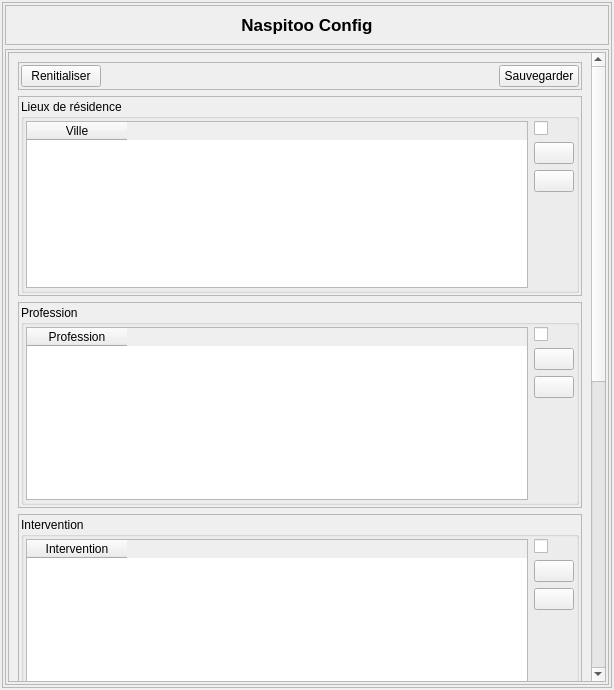
<?xml version="1.0" encoding="UTF-8"?>
<ui version="4.0">
 <class>NsConfig</class>
 <widget class="QWidget" name="NsConfig">
  <property name="geometry">
   <rect>
    <x>0</x>
    <y>0</y>
    <width>614</width>
    <height>690</height>
   </rect>
  </property>
  <property name="windowTitle">
   <string>Form</string>
  </property>
  <layout class="QVBoxLayout" name="verticalLayout">
   <property name="spacing">
    <number>2</number>
   </property>
   <property name="leftMargin">
    <number>2</number>
   </property>
   <property name="topMargin">
    <number>2</number>
   </property>
   <property name="rightMargin">
    <number>2</number>
   </property>
   <property name="bottomMargin">
    <number>2</number>
   </property>
   <item>
    <widget class="QFrame" name="frame">
     <property name="frameShape">
      <enum>QFrame::StyledPanel</enum>
     </property>
     <property name="frameShadow">
      <enum>QFrame::Raised</enum>
     </property>
     <layout class="QVBoxLayout" name="verticalLayout_2">
      <property name="spacing">
       <number>4</number>
      </property>
      <property name="leftMargin">
       <number>2</number>
      </property>
      <property name="topMargin">
       <number>2</number>
      </property>
      <property name="rightMargin">
       <number>2</number>
      </property>
      <property name="bottomMargin">
       <number>2</number>
      </property>
      <item alignment="Qt::AlignTop">
       <widget class="QFrame" name="frame_2">
        <property name="frameShape">
         <enum>QFrame::StyledPanel</enum>
        </property>
        <property name="frameShadow">
         <enum>QFrame::Raised</enum>
        </property>
        <layout class="QVBoxLayout" name="verticalLayout_3">
         <item>
          <widget class="QLabel" name="label">
           <property name="font">
            <font>
             <pointsize>13</pointsize>
             <weight>75</weight>
             <bold>true</bold>
            </font>
           </property>
           <property name="text">
            <string>Naspitoo Config</string>
           </property>
           <property name="alignment">
            <set>Qt::AlignCenter</set>
           </property>
          </widget>
         </item>
        </layout>
       </widget>
      </item>
      <item>
       <widget class="QFrame" name="frame_3">
        <property name="sizePolicy">
         <sizepolicy hsizetype="Preferred" vsizetype="Expanding">
          <horstretch>0</horstretch>
          <verstretch>0</verstretch>
         </sizepolicy>
        </property>
        <property name="frameShape">
         <enum>QFrame::StyledPanel</enum>
        </property>
        <property name="frameShadow">
         <enum>QFrame::Raised</enum>
        </property>
        <layout class="QVBoxLayout" name="verticalLayout_4">
         <property name="leftMargin">
          <number>2</number>
         </property>
         <property name="topMargin">
          <number>2</number>
         </property>
         <property name="rightMargin">
          <number>2</number>
         </property>
         <property name="bottomMargin">
          <number>2</number>
         </property>
         <item>
          <widget class="QScrollArea" name="scrollArea">
           <property name="widgetResizable">
            <bool>true</bool>
           </property>
           <widget class="QWidget" name="scrollAreaWidgetContents">
            <property name="geometry">
             <rect>
              <x>0</x>
              <y>0</y>
              <width>582</width>
              <height>1234</height>
             </rect>
            </property>
            <layout class="QVBoxLayout" name="verticalLayout_7">
             <item>
              <widget class="QFrame" name="frame_7">
               <property name="frameShape">
                <enum>QFrame::StyledPanel</enum>
               </property>
               <property name="frameShadow">
                <enum>QFrame::Raised</enum>
               </property>
               <layout class="QHBoxLayout" name="horizontalLayout_4">
                <property name="spacing">
                 <number>3</number>
                </property>
                <property name="leftMargin">
                 <number>2</number>
                </property>
                <property name="topMargin">
                 <number>2</number>
                </property>
                <property name="rightMargin">
                 <number>2</number>
                </property>
                <property name="bottomMargin">
                 <number>2</number>
                </property>
                <item alignment="Qt::AlignLeft">
                 <widget class="QPushButton" name="btnreset">
                  <property name="text">
                   <string>Renitialiser</string>
                  </property>
                  <property name="icon">
                   <iconset resource="images.qrc">
                    <normaloff>:/images/images/reset.svg</normaloff>:/images/images/reset.svg</iconset>
                  </property>
                 </widget>
                </item>
                <item alignment="Qt::AlignRight">
                 <widget class="QPushButton" name="btnsaveconfig">
                  <property name="text">
                   <string>Sauvegarder</string>
                  </property>
                  <property name="icon">
                   <iconset resource="images.qrc">
                    <normaloff>:/images/images/document-save.svg</normaloff>:/images/images/document-save.svg</iconset>
                  </property>
                 </widget>
                </item>
               </layout>
              </widget>
             </item>
             <item>
              <widget class="QFrame" name="frame_4">
               <property name="minimumSize">
                <size>
                 <width>0</width>
                 <height>200</height>
                </size>
               </property>
               <property name="styleSheet">
                <string notr="true">QFrame#frame_4{
	height:100%;
}</string>
               </property>
               <property name="frameShape">
                <enum>QFrame::StyledPanel</enum>
               </property>
               <property name="frameShadow">
                <enum>QFrame::Raised</enum>
               </property>
               <layout class="QVBoxLayout" name="verticalLayout_5">
                <property name="leftMargin">
                 <number>2</number>
                </property>
                <property name="topMargin">
                 <number>2</number>
                </property>
                <property name="rightMargin">
                 <number>2</number>
                </property>
                <property name="bottomMargin">
                 <number>2</number>
                </property>
                <item>
                 <widget class="QGroupBox" name="groupBox">
                  <property name="title">
                   <string>Lieux de résidence</string>
                  </property>
                  <layout class="QHBoxLayout" name="horizontalLayout_2">
                   <property name="leftMargin">
                    <number>2</number>
                   </property>
                   <property name="topMargin">
                    <number>2</number>
                   </property>
                   <property name="rightMargin">
                    <number>2</number>
                   </property>
                   <property name="bottomMargin">
                    <number>2</number>
                   </property>
                   <item>
                    <widget class="QTableWidget" name="villetable">
                     <property name="alternatingRowColors">
                      <bool>false</bool>
                     </property>
                     <property name="rowCount">
                      <number>0</number>
                     </property>
                     <attribute name="horizontalHeaderStretchLastSection">
                      <bool>false</bool>
                     </attribute>
                     <column>
                      <property name="text">
                       <string>Ville</string>
                      </property>
                     </column>
                    </widget>
                   </item>
                   <item>
                    <layout class="QVBoxLayout" name="verticalLayout_9">
                     <item>
                      <widget class="QCheckBox" name="activateville">
                       <property name="text">
                        <string/>
                       </property>
                      </widget>
                     </item>
                     <item>
                      <widget class="QPushButton" name="btnaddville">
                       <property name="text">
                        <string/>
                       </property>
                       <property name="icon">
                        <iconset resource="images.qrc">
                         <normaloff>:/images/images/add.svg</normaloff>:/images/images/add.svg</iconset>
                       </property>
                      </widget>
                     </item>
                     <item>
                      <widget class="QPushButton" name="btnremoveville">
                       <property name="text">
                        <string/>
                       </property>
                       <property name="icon">
                        <iconset resource="images.qrc">
                         <normaloff>:/images/images/minus.svg</normaloff>:/images/images/minus.svg</iconset>
                       </property>
                      </widget>
                     </item>
                     <item>
                      <spacer name="verticalSpacer">
                       <property name="orientation">
                        <enum>Qt::Vertical</enum>
                       </property>
                       <property name="sizeHint" stdset="0">
                        <size>
                         <width>20</width>
                         <height>40</height>
                        </size>
                       </property>
                      </spacer>
                     </item>
                    </layout>
                   </item>
                  </layout>
                 </widget>
                </item>
               </layout>
              </widget>
             </item>
             <item>
              <widget class="QFrame" name="frame_5">
               <property name="frameShape">
                <enum>QFrame::StyledPanel</enum>
               </property>
               <property name="frameShadow">
                <enum>QFrame::Raised</enum>
               </property>
               <layout class="QVBoxLayout" name="verticalLayout_6">
                <property name="leftMargin">
                 <number>2</number>
                </property>
                <property name="topMargin">
                 <number>2</number>
                </property>
                <property name="rightMargin">
                 <number>2</number>
                </property>
                <property name="bottomMargin">
                 <number>2</number>
                </property>
                <item>
                 <widget class="QGroupBox" name="groupBox_2">
                  <property name="minimumSize">
                   <size>
                    <width>0</width>
                    <height>200</height>
                   </size>
                  </property>
                  <property name="title">
                   <string>Profession</string>
                  </property>
                  <layout class="QHBoxLayout" name="horizontalLayout">
                   <property name="leftMargin">
                    <number>2</number>
                   </property>
                   <property name="topMargin">
                    <number>2</number>
                   </property>
                   <property name="rightMargin">
                    <number>2</number>
                   </property>
                   <property name="bottomMargin">
                    <number>2</number>
                   </property>
                   <item>
                    <widget class="QTableWidget" name="professiontable">
                     <attribute name="horizontalHeaderStretchLastSection">
                      <bool>false</bool>
                     </attribute>
                     <column>
                      <property name="text">
                       <string>Profession</string>
                      </property>
                     </column>
                    </widget>
                   </item>
                   <item>
                    <layout class="QVBoxLayout" name="verticalLayout_10">
                     <item>
                      <widget class="QCheckBox" name="activateprof">
                       <property name="text">
                        <string/>
                       </property>
                      </widget>
                     </item>
                     <item>
                      <widget class="QPushButton" name="btnaddpro">
                       <property name="text">
                        <string/>
                       </property>
                       <property name="icon">
                        <iconset resource="images.qrc">
                         <normaloff>:/images/images/add.svg</normaloff>:/images/images/add.svg</iconset>
                       </property>
                      </widget>
                     </item>
                     <item>
                      <widget class="QPushButton" name="btnremovepro">
                       <property name="text">
                        <string/>
                       </property>
                       <property name="icon">
                        <iconset resource="images.qrc">
                         <normaloff>:/images/images/minus.svg</normaloff>:/images/images/minus.svg</iconset>
                       </property>
                      </widget>
                     </item>
                     <item>
                      <spacer name="verticalSpacer_2">
                       <property name="orientation">
                        <enum>Qt::Vertical</enum>
                       </property>
                       <property name="sizeHint" stdset="0">
                        <size>
                         <width>20</width>
                         <height>40</height>
                        </size>
                       </property>
                      </spacer>
                     </item>
                    </layout>
                   </item>
                  </layout>
                 </widget>
                </item>
               </layout>
              </widget>
             </item>
             <item>
              <widget class="QFrame" name="frame_6">
               <property name="frameShape">
                <enum>QFrame::StyledPanel</enum>
               </property>
               <property name="frameShadow">
                <enum>QFrame::Raised</enum>
               </property>
               <layout class="QVBoxLayout" name="verticalLayout_8">
                <property name="leftMargin">
                 <number>2</number>
                </property>
                <property name="topMargin">
                 <number>2</number>
                </property>
                <property name="rightMargin">
                 <number>2</number>
                </property>
                <property name="bottomMargin">
                 <number>2</number>
                </property>
                <item>
                 <widget class="QGroupBox" name="groupBox_3">
                  <property name="minimumSize">
                   <size>
                    <width>0</width>
                    <height>200</height>
                   </size>
                  </property>
                  <property name="title">
                   <string>Intervention</string>
                  </property>
                  <layout class="QHBoxLayout" name="horizontalLayout_3">
                   <property name="leftMargin">
                    <number>2</number>
                   </property>
                   <property name="topMargin">
                    <number>2</number>
                   </property>
                   <property name="rightMargin">
                    <number>2</number>
                   </property>
                   <property name="bottomMargin">
                    <number>2</number>
                   </property>
                   <item>
                    <widget class="QTableWidget" name="interventiontable">
                     <attribute name="horizontalHeaderStretchLastSection">
                      <bool>false</bool>
                     </attribute>
                     <column>
                      <property name="text">
                       <string>Intervention</string>
                      </property>
                     </column>
                    </widget>
                   </item>
                   <item>
                    <layout class="QVBoxLayout" name="verticalLayout_11">
                     <item>
                      <widget class="QCheckBox" name="activateint">
                       <property name="text">
                        <string/>
                       </property>
                      </widget>
                     </item>
                     <item>
                      <widget class="QPushButton" name="btnaddinter">
                       <property name="text">
                        <string/>
                       </property>
                       <property name="icon">
                        <iconset resource="images.qrc">
                         <normaloff>:/images/images/add.svg</normaloff>:/images/images/add.svg</iconset>
                       </property>
                      </widget>
                     </item>
                     <item>
                      <widget class="QPushButton" name="btnremoveinter">
                       <property name="text">
                        <string/>
                       </property>
                       <property name="icon">
                        <iconset resource="images.qrc">
                         <normaloff>:/images/images/minus.svg</normaloff>:/images/images/minus.svg</iconset>
                       </property>
                      </widget>
                     </item>
                     <item>
                      <spacer name="verticalSpacer_3">
                       <property name="orientation">
                        <enum>Qt::Vertical</enum>
                       </property>
                       <property name="sizeHint" stdset="0">
                        <size>
                         <width>20</width>
                         <height>40</height>
                        </size>
                       </property>
                      </spacer>
                     </item>
                    </layout>
                   </item>
                  </layout>
                 </widget>
                </item>
               </layout>
              </widget>
             </item>
             <item>
              <widget class="QFrame" name="frame_8">
               <property name="frameShape">
                <enum>QFrame::StyledPanel</enum>
               </property>
               <property name="frameShadow">
                <enum>QFrame::Raised</enum>
               </property>
               <layout class="QVBoxLayout" name="verticalLayout_12">
                <property name="leftMargin">
                 <number>2</number>
                </property>
                <property name="topMargin">
                 <number>2</number>
                </property>
                <property name="rightMargin">
                 <number>2</number>
                </property>
                <property name="bottomMargin">
                 <number>2</number>
                </property>
                <item>
                 <widget class="QGroupBox" name="groupBox_4">
                  <property name="minimumSize">
                   <size>
                    <width>0</width>
                    <height>200</height>
                   </size>
                  </property>
                  <property name="title">
                   <string>Annee de la dernier participation</string>
                  </property>
                  <layout class="QHBoxLayout" name="horizontalLayout_5">
                   <property name="leftMargin">
                    <number>2</number>
                   </property>
                   <property name="topMargin">
                    <number>2</number>
                   </property>
                   <property name="rightMargin">
                    <number>2</number>
                   </property>
                   <property name="bottomMargin">
                    <number>2</number>
                   </property>
                   <item>
                    <widget class="QTableWidget" name="anneetable">
                     <attribute name="horizontalHeaderDefaultSectionSize">
                      <number>210</number>
                     </attribute>
                     <attribute name="horizontalHeaderStretchLastSection">
                      <bool>false</bool>
                     </attribute>
                     <attribute name="verticalHeaderStretchLastSection">
                      <bool>false</bool>
                     </attribute>
                     <column>
                      <property name="text">
                       <string>Dernier annee de participation</string>
                      </property>
                     </column>
                    </widget>
                   </item>
                   <item>
                    <layout class="QVBoxLayout" name="verticalLayout_13">
                     <item>
                      <widget class="QCheckBox" name="activateyear">
                       <property name="text">
                        <string/>
                       </property>
                      </widget>
                     </item>
                     <item>
                      <widget class="QPushButton" name="btnaddyear">
                       <property name="text">
                        <string/>
                       </property>
                       <property name="icon">
                        <iconset resource="images.qrc">
                         <normaloff>:/images/images/add.svg</normaloff>:/images/images/add.svg</iconset>
                       </property>
                      </widget>
                     </item>
                     <item>
                      <widget class="QPushButton" name="btnremoveyear">
                       <property name="text">
                        <string/>
                       </property>
                       <property name="icon">
                        <iconset resource="images.qrc">
                         <normaloff>:/images/images/minus.svg</normaloff>:/images/images/minus.svg</iconset>
                       </property>
                      </widget>
                     </item>
                     <item>
                      <spacer name="verticalSpacer_4">
                       <property name="orientation">
                        <enum>Qt::Vertical</enum>
                       </property>
                       <property name="sizeHint" stdset="0">
                        <size>
                         <width>20</width>
                         <height>40</height>
                        </size>
                       </property>
                      </spacer>
                     </item>
                    </layout>
                   </item>
                  </layout>
                 </widget>
                </item>
               </layout>
              </widget>
             </item>
             <item>
              <layout class="QHBoxLayout" name="horizontalLayout_10">
               <property name="spacing">
                <number>2</number>
               </property>
               <item>
                <widget class="QFrame" name="frame_9">
                 <property name="styleSheet">
                  <string notr="true">QPushButton{
	height:30px;
}

QPushButton#btnchoosesqlitefile{
	height:20%;
}</string>
                 </property>
                 <property name="frameShape">
                  <enum>QFrame::StyledPanel</enum>
                 </property>
                 <property name="frameShadow">
                  <enum>QFrame::Raised</enum>
                 </property>
                 <layout class="QVBoxLayout" name="verticalLayout_14">
                  <property name="leftMargin">
                   <number>2</number>
                  </property>
                  <property name="topMargin">
                   <number>2</number>
                  </property>
                  <property name="rightMargin">
                   <number>2</number>
                  </property>
                  <property name="bottomMargin">
                   <number>2</number>
                  </property>
                  <item>
                   <widget class="QFrame" name="frame_11">
                    <property name="frameShape">
                     <enum>QFrame::StyledPanel</enum>
                    </property>
                    <property name="frameShadow">
                     <enum>QFrame::Raised</enum>
                    </property>
                    <layout class="QVBoxLayout" name="verticalLayout_17">
                     <item>
                      <widget class="QLabel" name="label_7">
                       <property name="font">
                        <font>
                         <pointsize>15</pointsize>
                         <weight>50</weight>
                         <italic>false</italic>
                         <bold>false</bold>
                        </font>
                       </property>
                       <property name="text">
                        <string>Connecter vous a une base de donnee</string>
                       </property>
                      </widget>
                     </item>
                    </layout>
                   </widget>
                  </item>
                  <item>
                   <widget class="QFrame" name="errorslideframe">
                    <property name="maximumSize">
                     <size>
                      <width>16777215</width>
                      <height>0</height>
                     </size>
                    </property>
                    <property name="styleSheet">
                     <string notr="true">QFrame#errorslideframe{
	border:0.5px solid rgb(171,171,171);
	border-left:6px solid red; 
}</string>
                    </property>
                    <property name="frameShape">
                     <enum>QFrame::StyledPanel</enum>
                    </property>
                    <property name="frameShadow">
                     <enum>QFrame::Raised</enum>
                    </property>
                    <layout class="QHBoxLayout" name="horizontalLayout_6">
                     <item>
                      <widget class="QLabel" name="mysqldatabaseerrorconnextion">
                       <property name="text">
                        <string>connexion Error !          {}</string>
                       </property>
                      </widget>
                     </item>
                    </layout>
                   </widget>
                  </item>
                  <item>
                   <widget class="QGroupBox" name="groupBox_5">
                    <property name="font">
                     <font>
                      <weight>75</weight>
                      <bold>true</bold>
                     </font>
                    </property>
                    <property name="styleSheet">
                     <string notr="true">QGroupBox{
font-weight:bold;
}</string>
                    </property>
                    <property name="title">
                     <string>Type de base de donnée</string>
                    </property>
                    <layout class="QVBoxLayout" name="verticalLayout_15">
                     <property name="leftMargin">
                      <number>1</number>
                     </property>
                     <property name="topMargin">
                      <number>1</number>
                     </property>
                     <property name="rightMargin">
                      <number>1</number>
                     </property>
                     <property name="bottomMargin">
                      <number>1</number>
                     </property>
                     <item>
                      <widget class="QFrame" name="frame_12">
                       <property name="frameShape">
                        <enum>QFrame::StyledPanel</enum>
                       </property>
                       <property name="frameShadow">
                        <enum>QFrame::Raised</enum>
                       </property>
                       <layout class="QHBoxLayout" name="horizontalLayout_12">
                        <item>
                         <widget class="QRadioButton" name="radiomysql">
                          <property name="text">
                           <string>Mysql</string>
                          </property>
                          <property name="icon">
                           <iconset resource="images.qrc">
                            <normaloff>:/images/images/1200px-MySQL.png</normaloff>:/images/images/1200px-MySQL.png</iconset>
                          </property>
                          <property name="iconSize">
                           <size>
                            <width>32</width>
                            <height>23</height>
                           </size>
                          </property>
                         </widget>
                        </item>
                        <item>
                         <widget class="QRadioButton" name="radiosqlite">
                          <property name="text">
                           <string>Sqlite</string>
                          </property>
                          <property name="icon">
                           <iconset resource="images.qrc">
                            <normaloff>:/images/images/1280px-SQLite370.svg.png</normaloff>:/images/images/1280px-SQLite370.svg.png</iconset>
                          </property>
                          <property name="iconSize">
                           <size>
                            <width>32</width>
                            <height>23</height>
                           </size>
                          </property>
                          <property name="checked">
                           <bool>true</bool>
                          </property>
                         </widget>
                        </item>
                       </layout>
                      </widget>
                     </item>
                     <item>
                      <widget class="QTabWidget" name="tabWidget">
                       <property name="currentIndex">
                        <number>1</number>
                       </property>
                       <property name="iconSize">
                        <size>
                         <width>32</width>
                         <height>23</height>
                        </size>
                       </property>
                       <widget class="QWidget" name="tab">
                        <attribute name="icon">
                         <iconset>
                          <normaloff>:/images/images/1200px-MySQL.svg.png</normaloff>:/images/images/1200px-MySQL.svg.png</iconset>
                        </attribute>
                        <attribute name="title">
                         <string>MySql       </string>
                        </attribute>
                        <layout class="QVBoxLayout" name="verticalLayout_16">
                         <item>
                          <layout class="QGridLayout" name="gridLayout">
                           <item row="1" column="1">
                            <widget class="QLineEdit" name="username">
                             <property name="text">
                              <string>root</string>
                             </property>
                            </widget>
                           </item>
                           <item row="2" column="0">
                            <widget class="QLabel" name="label_4">
                             <property name="text">
                              <string>Database</string>
                             </property>
                            </widget>
                           </item>
                           <item row="0" column="3">
                            <widget class="QLineEdit" name="port">
                             <property name="text">
                              <string>3306</string>
                             </property>
                            </widget>
                           </item>
                           <item row="0" column="2">
                            <widget class="QLabel" name="label_5">
                             <property name="text">
                              <string>&lt;span style=&quot;color:red&quot;&gt; * &lt;/span&gt;port</string>
                             </property>
                            </widget>
                           </item>
                           <item row="1" column="0">
                            <widget class="QLabel" name="label_3">
                             <property name="text">
                              <string>&lt;span style=&quot;color:red&quot;&gt; * &lt;/span&gt;Username </string>
                             </property>
                            </widget>
                           </item>
                           <item row="2" column="1">
                            <widget class="QLineEdit" name="database"/>
                           </item>
                           <item row="0" column="0">
                            <widget class="QLabel" name="label_2">
                             <property name="text">
                              <string>&lt;span style=&quot;color:red&quot;&gt; * &lt;/span&gt;Host </string>
                             </property>
                            </widget>
                           </item>
                           <item row="1" column="2">
                            <widget class="QLabel" name="label_6">
                             <property name="text">
                              <string>password</string>
                             </property>
                            </widget>
                           </item>
                           <item row="0" column="1">
                            <widget class="QLineEdit" name="host">
                             <property name="text">
                              <string>127.0.0.1</string>
                             </property>
                            </widget>
                           </item>
                           <item row="1" column="3">
                            <widget class="QLineEdit" name="password"/>
                           </item>
                          </layout>
                         </item>
                         <item>
                          <layout class="QHBoxLayout" name="horizontalLayout_7">
                           <item alignment="Qt::AlignLeft">
                            <widget class="QPushButton" name="btnconnectmysql">
                             <property name="text">
                              <string>Connect</string>
                             </property>
                            </widget>
                           </item>
                           <item alignment="Qt::AlignLeft">
                            <widget class="QPushButton" name="btnclosemysql">
                             <property name="text">
                              <string>Close</string>
                             </property>
                            </widget>
                           </item>
                           <item>
                            <spacer name="horizontalSpacer">
                             <property name="orientation">
                              <enum>Qt::Horizontal</enum>
                             </property>
                             <property name="sizeHint" stdset="0">
                              <size>
                               <width>40</width>
                               <height>20</height>
                              </size>
                             </property>
                            </spacer>
                           </item>
                          </layout>
                         </item>
                        </layout>
                       </widget>
                       <widget class="QWidget" name="tab_2">
                        <attribute name="icon">
                         <iconset resource="images.qrc">
                          <normaloff>:/images/images/1280px-SQLite370.svg.png</normaloff>:/images/images/1280px-SQLite370.svg.png</iconset>
                        </attribute>
                        <attribute name="title">
                         <string>sqlite        </string>
                        </attribute>
                        <layout class="QVBoxLayout" name="verticalLayout_18">
                         <item>
                          <layout class="QGridLayout" name="gridLayout_2">
                           <item row="0" column="0">
                            <widget class="QLabel" name="label_8">
                             <property name="text">
                              <string>SQLite File Path</string>
                             </property>
                            </widget>
                           </item>
                           <item row="1" column="0" colspan="2">
                            <layout class="QHBoxLayout" name="horizontalLayout_8">
                             <item>
                              <widget class="QPushButton" name="btnconnectsqlite">
                               <property name="text">
                                <string>Connect</string>
                               </property>
                              </widget>
                             </item>
                             <item>
                              <widget class="QPushButton" name="btnclosesqlite">
                               <property name="text">
                                <string>Close</string>
                               </property>
                              </widget>
                             </item>
                             <item>
                              <spacer name="horizontalSpacer_2">
                               <property name="orientation">
                                <enum>Qt::Horizontal</enum>
                               </property>
                               <property name="sizeHint" stdset="0">
                                <size>
                                 <width>40</width>
                                 <height>20</height>
                                </size>
                               </property>
                              </spacer>
                             </item>
                            </layout>
                           </item>
                           <item row="0" column="2">
                            <widget class="QPushButton" name="btnchoosesqlitefile">
                             <property name="text">
                              <string>choose Database file</string>
                             </property>
                            </widget>
                           </item>
                           <item row="2" column="0">
                            <spacer name="verticalSpacer_5">
                             <property name="orientation">
                              <enum>Qt::Vertical</enum>
                             </property>
                             <property name="sizeHint" stdset="0">
                              <size>
                               <width>20</width>
                               <height>40</height>
                              </size>
                             </property>
                            </spacer>
                           </item>
                           <item row="0" column="1">
                            <widget class="QLineEdit" name="sqlitedatabasepath">
                             <property name="text">
                              <string>DB/Hospital.db</string>
                             </property>
                             <property name="placeholderText">
                              <string>SQlite file path</string>
                             </property>
                            </widget>
                           </item>
                           <item row="0" column="3">
                            <spacer name="horizontalSpacer_3">
                             <property name="orientation">
                              <enum>Qt::Horizontal</enum>
                             </property>
                             <property name="sizeHint" stdset="0">
                              <size>
                               <width>40</width>
                               <height>20</height>
                              </size>
                             </property>
                            </spacer>
                           </item>
                          </layout>
                         </item>
                        </layout>
                       </widget>
                      </widget>
                     </item>
                    </layout>
                   </widget>
                  </item>
                 </layout>
                </widget>
               </item>
               <item>
                <widget class="QFrame" name="frame_10">
                 <property name="styleSheet">
                  <string notr="true">border:none;</string>
                 </property>
                 <property name="frameShape">
                  <enum>QFrame::StyledPanel</enum>
                 </property>
                 <property name="frameShadow">
                  <enum>QFrame::Raised</enum>
                 </property>
                 <layout class="QHBoxLayout" name="horizontalLayout_11">
                  <property name="spacing">
                   <number>0</number>
                  </property>
                  <property name="leftMargin">
                   <number>0</number>
                  </property>
                  <property name="topMargin">
                   <number>0</number>
                  </property>
                  <property name="rightMargin">
                   <number>0</number>
                  </property>
                  <property name="bottomMargin">
                   <number>0</number>
                  </property>
                  <item alignment="Qt::AlignTop">
                   <widget class="QCheckBox" name="checkBox">
                    <property name="text">
                     <string/>
                    </property>
                    <property name="tristate">
                     <bool>false</bool>
                    </property>
                   </widget>
                  </item>
                 </layout>
                </widget>
               </item>
              </layout>
             </item>
            </layout>
           </widget>
          </widget>
         </item>
        </layout>
       </widget>
      </item>
     </layout>
    </widget>
   </item>
  </layout>
 </widget>
 <resources>
  <include location="images.qrc"/>
 </resources>
 <connections/>
</ui>
